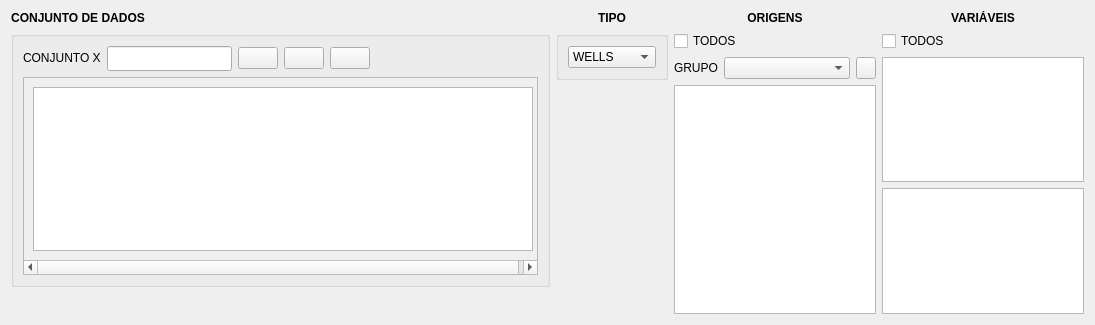
<?xml version="1.0" encoding="UTF-8"?>
<ui version="4.0">
 <class>widget_setEditor</class>
 <widget class="QWidget" name="widget_setEditor">
  <property name="geometry">
   <rect>
    <x>0</x>
    <y>0</y>
    <width>1095</width>
    <height>325</height>
   </rect>
  </property>
  <property name="windowTitle">
   <string/>
  </property>
  <layout class="QHBoxLayout" name="horizontalLayout_6">
   <item>
    <layout class="QHBoxLayout" name="horizontalLayout_5">
     <item>
      <layout class="QVBoxLayout" name="verticalLayout_21">
       <item>
        <widget class="QLabel" name="lbl_setHeader">
         <property name="sizePolicy">
          <sizepolicy hsizetype="Fixed" vsizetype="Fixed">
           <horstretch>0</horstretch>
           <verstretch>0</verstretch>
          </sizepolicy>
         </property>
         <property name="font">
          <font>
           <weight>75</weight>
           <bold>true</bold>
          </font>
         </property>
         <property name="text">
          <string>CONJUNTO DE DADOS</string>
         </property>
         <property name="alignment">
          <set>Qt::AlignHCenter|Qt::AlignTop</set>
         </property>
        </widget>
       </item>
       <item>
        <widget class="QGroupBox" name="groupBox_5">
         <property name="sizePolicy">
          <sizepolicy hsizetype="Preferred" vsizetype="Preferred">
           <horstretch>0</horstretch>
           <verstretch>0</verstretch>
          </sizepolicy>
         </property>
         <property name="title">
          <string/>
         </property>
         <property name="alignment">
          <set>Qt::AlignLeading|Qt::AlignLeft|Qt::AlignTop</set>
         </property>
         <layout class="QGridLayout" name="gridLayout_2">
          <item row="4" column="0">
           <widget class="QScrollArea" name="scrollArea">
            <property name="sizePolicy">
             <sizepolicy hsizetype="Expanding" vsizetype="Fixed">
              <horstretch>0</horstretch>
              <verstretch>0</verstretch>
             </sizepolicy>
            </property>
            <property name="minimumSize">
             <size>
              <width>515</width>
              <height>100</height>
             </size>
            </property>
            <property name="maximumSize">
             <size>
              <width>16777215</width>
              <height>16777215</height>
             </size>
            </property>
            <property name="widgetResizable">
             <bool>true</bool>
            </property>
            <widget class="QWidget" name="scrollAreaWidgetContents">
             <property name="geometry">
              <rect>
               <x>0</x>
               <y>0</y>
               <width>518</width>
               <height>179</height>
              </rect>
             </property>
             <property name="sizePolicy">
              <sizepolicy hsizetype="Expanding" vsizetype="Preferred">
               <horstretch>0</horstretch>
               <verstretch>0</verstretch>
              </sizepolicy>
             </property>
             <property name="minimumSize">
              <size>
               <width>0</width>
               <height>0</height>
              </size>
             </property>
             <layout class="QHBoxLayout" name="horizontalLayout">
              <item>
               <widget class="QListWidget" name="listwidget_set_ModelsAdded">
                <property name="sizePolicy">
                 <sizepolicy hsizetype="Expanding" vsizetype="Fixed">
                  <horstretch>0</horstretch>
                  <verstretch>0</verstretch>
                 </sizepolicy>
                </property>
                <property name="minimumSize">
                 <size>
                  <width>500</width>
                  <height>90</height>
                 </size>
                </property>
                <property name="maximumSize">
                 <size>
                  <width>16777215</width>
                  <height>16777215</height>
                 </size>
                </property>
               </widget>
              </item>
             </layout>
            </widget>
           </widget>
          </item>
          <item row="2" column="0">
           <layout class="QHBoxLayout" name="horizontalLayout_2">
            <item>
             <widget class="QLabel" name="lbl_setName">
              <property name="sizePolicy">
               <sizepolicy hsizetype="Fixed" vsizetype="Fixed">
                <horstretch>0</horstretch>
                <verstretch>0</verstretch>
               </sizepolicy>
              </property>
              <property name="text">
               <string>CONJUNTO X</string>
              </property>
              <property name="alignment">
               <set>Qt::AlignLeading|Qt::AlignLeft|Qt::AlignVCenter</set>
              </property>
             </widget>
            </item>
            <item>
             <widget class="QLineEdit" name="lineedit_setName">
              <property name="sizePolicy">
               <sizepolicy hsizetype="Fixed" vsizetype="Fixed">
                <horstretch>0</horstretch>
                <verstretch>0</verstretch>
               </sizepolicy>
              </property>
              <property name="minimumSize">
               <size>
                <width>125</width>
                <height>25</height>
               </size>
              </property>
             </widget>
            </item>
            <item>
             <widget class="QPushButton" name="button_SaveSet">
              <property name="toolTip">
               <string>Salvar nome do gráfico</string>
              </property>
              <property name="text">
               <string/>
              </property>
              <property name="icon">
               <iconset>
                <normaloff>Images/save.png</normaloff>Images/save.png</iconset>
              </property>
             </widget>
            </item>
            <item>
             <widget class="QPushButton" name="button_EditSet">
              <property name="sizePolicy">
               <sizepolicy hsizetype="Fixed" vsizetype="Fixed">
                <horstretch>0</horstretch>
                <verstretch>0</verstretch>
               </sizepolicy>
              </property>
              <property name="toolTip">
               <string>Editar nome do gráfico</string>
              </property>
              <property name="layoutDirection">
               <enum>Qt::LeftToRight</enum>
              </property>
              <property name="styleSheet">
               <string notr="true"/>
              </property>
              <property name="text">
               <string/>
              </property>
              <property name="icon">
               <iconset>
                <normaloff>Images/edit.png</normaloff>Images/edit.png</iconset>
              </property>
             </widget>
            </item>
            <item>
             <widget class="QPushButton" name="button_DeleteSet">
              <property name="sizePolicy">
               <sizepolicy hsizetype="Fixed" vsizetype="Fixed">
                <horstretch>0</horstretch>
                <verstretch>0</verstretch>
               </sizepolicy>
              </property>
              <property name="toolTip">
               <string>Excluir gráfico</string>
              </property>
              <property name="layoutDirection">
               <enum>Qt::LeftToRight</enum>
              </property>
              <property name="styleSheet">
               <string notr="true"/>
              </property>
              <property name="text">
               <string/>
              </property>
              <property name="icon">
               <iconset>
                <normaloff>Images/delete.png</normaloff>Images/delete.png</iconset>
              </property>
             </widget>
            </item>
            <item>
             <spacer name="horizontalSpacer">
              <property name="orientation">
               <enum>Qt::Horizontal</enum>
              </property>
              <property name="sizeHint" stdset="0">
               <size>
                <width>40</width>
                <height>20</height>
               </size>
              </property>
             </spacer>
            </item>
           </layout>
          </item>
         </layout>
        </widget>
       </item>
       <item>
        <spacer name="verticalSpacer">
         <property name="orientation">
          <enum>Qt::Vertical</enum>
         </property>
         <property name="sizeHint" stdset="0">
          <size>
           <width>20</width>
           <height>40</height>
          </size>
         </property>
        </spacer>
       </item>
      </layout>
     </item>
     <item>
      <layout class="QVBoxLayout" name="verticalLayout_20">
       <item>
        <widget class="QLabel" name="lbl_set_typeHeader">
         <property name="sizePolicy">
          <sizepolicy hsizetype="Preferred" vsizetype="Fixed">
           <horstretch>0</horstretch>
           <verstretch>0</verstretch>
          </sizepolicy>
         </property>
         <property name="font">
          <font>
           <weight>75</weight>
           <bold>true</bold>
          </font>
         </property>
         <property name="text">
          <string>TIPO</string>
         </property>
         <property name="alignment">
          <set>Qt::AlignHCenter|Qt::AlignTop</set>
         </property>
        </widget>
       </item>
       <item>
        <widget class="QGroupBox" name="groupBox_6">
         <property name="title">
          <string/>
         </property>
         <property name="alignment">
          <set>Qt::AlignLeading|Qt::AlignLeft|Qt::AlignTop</set>
         </property>
         <layout class="QGridLayout" name="gridLayout">
          <item row="1" column="0">
           <widget class="QComboBox" name="combobox_set_type">
            <item>
             <property name="text">
              <string>WELLS</string>
             </property>
            </item>
            <item>
             <property name="text">
              <string>GROUPS</string>
             </property>
            </item>
            <item>
             <property name="text">
              <string>SECTORS</string>
             </property>
            </item>
           </widget>
          </item>
         </layout>
        </widget>
       </item>
       <item>
        <spacer name="verticalSpacer_2">
         <property name="orientation">
          <enum>Qt::Vertical</enum>
         </property>
         <property name="sizeHint" stdset="0">
          <size>
           <width>20</width>
           <height>40</height>
          </size>
         </property>
        </spacer>
       </item>
      </layout>
     </item>
    </layout>
   </item>
   <item>
    <layout class="QVBoxLayout" name="verticalLayout_24">
     <item>
      <widget class="QLabel" name="lbl_set_originsHeader">
       <property name="sizePolicy">
        <sizepolicy hsizetype="Preferred" vsizetype="Fixed">
         <horstretch>0</horstretch>
         <verstretch>0</verstretch>
        </sizepolicy>
       </property>
       <property name="font">
        <font>
         <weight>75</weight>
         <bold>true</bold>
        </font>
       </property>
       <property name="text">
        <string>ORIGENS</string>
       </property>
       <property name="alignment">
        <set>Qt::AlignHCenter|Qt::AlignTop</set>
       </property>
      </widget>
     </item>
     <item>
      <widget class="QCheckBox" name="checkbox_set_selectAll_Origins">
       <property name="font">
        <font>
         <weight>50</weight>
         <bold>false</bold>
        </font>
       </property>
       <property name="text">
        <string>TODOS</string>
       </property>
      </widget>
     </item>
     <item>
      <layout class="QHBoxLayout" name="horizontalLayout_3">
       <item>
        <widget class="QLabel" name="label_set_originGroup">
         <property name="sizePolicy">
          <sizepolicy hsizetype="Fixed" vsizetype="Fixed">
           <horstretch>0</horstretch>
           <verstretch>0</verstretch>
          </sizepolicy>
         </property>
         <property name="text">
          <string>GRUPO</string>
         </property>
        </widget>
       </item>
       <item>
        <widget class="QComboBox" name="combobox_set_originGroup"/>
       </item>
       <item>
        <widget class="QPushButton" name="button_set_CheckOrigins_byGroup">
         <property name="sizePolicy">
          <sizepolicy hsizetype="Fixed" vsizetype="Fixed">
           <horstretch>0</horstretch>
           <verstretch>0</verstretch>
          </sizepolicy>
         </property>
         <property name="maximumSize">
          <size>
           <width>20</width>
           <height>16777215</height>
          </size>
         </property>
         <property name="text">
          <string/>
         </property>
         <property name="icon">
          <iconset>
           <normaloff>Images/check.jpg</normaloff>Images/check.jpg</iconset>
         </property>
        </widget>
       </item>
      </layout>
     </item>
     <item>
      <widget class="QListWidget" name="listwidget_set_origins">
       <property name="sizePolicy">
        <sizepolicy hsizetype="Expanding" vsizetype="Expanding">
         <horstretch>50</horstretch>
         <verstretch>0</verstretch>
        </sizepolicy>
       </property>
       <property name="minimumSize">
        <size>
         <width>100</width>
         <height>0</height>
        </size>
       </property>
      </widget>
     </item>
    </layout>
   </item>
   <item>
    <layout class="QVBoxLayout" name="verticalLayout_25">
     <item>
      <widget class="QLabel" name="lbl_set_variablesHeader">
       <property name="sizePolicy">
        <sizepolicy hsizetype="Preferred" vsizetype="Fixed">
         <horstretch>0</horstretch>
         <verstretch>0</verstretch>
        </sizepolicy>
       </property>
       <property name="font">
        <font>
         <weight>75</weight>
         <bold>true</bold>
        </font>
       </property>
       <property name="text">
        <string>VARIÁVEIS</string>
       </property>
       <property name="alignment">
        <set>Qt::AlignHCenter|Qt::AlignTop</set>
       </property>
      </widget>
     </item>
     <item>
      <widget class="QCheckBox" name="checkbox_set_selectAll_VariablesFormulas">
       <property name="text">
        <string>TODOS</string>
       </property>
      </widget>
     </item>
     <item>
      <widget class="QListWidget" name="listwidget_set_variables">
       <property name="sizePolicy">
        <sizepolicy hsizetype="Expanding" vsizetype="Minimum">
         <horstretch>0</horstretch>
         <verstretch>0</verstretch>
        </sizepolicy>
       </property>
       <property name="minimumSize">
        <size>
         <width>0</width>
         <height>120</height>
        </size>
       </property>
       <property name="maximumSize">
        <size>
         <width>16777215</width>
         <height>16777215</height>
        </size>
       </property>
      </widget>
     </item>
     <item>
      <widget class="QListWidget" name="listwidget_set_formulas">
       <property name="sizePolicy">
        <sizepolicy hsizetype="Expanding" vsizetype="Minimum">
         <horstretch>0</horstretch>
         <verstretch>0</verstretch>
        </sizepolicy>
       </property>
       <property name="minimumSize">
        <size>
         <width>0</width>
         <height>90</height>
        </size>
       </property>
       <property name="maximumSize">
        <size>
         <width>16777215</width>
         <height>16777215</height>
        </size>
       </property>
       <property name="sizeIncrement">
        <size>
         <width>0</width>
         <height>100</height>
        </size>
       </property>
      </widget>
     </item>
    </layout>
   </item>
  </layout>
 </widget>
 <resources/>
 <connections/>
</ui>
